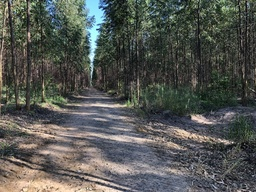
#> input picture images/shadowE.jpg, 256 x 192 px, shrunk from 685 x 514 before the run
$ jupyter execute Comparing_limiarization.ipynb
#> lines starting #> are read from the running program, lines starting #| are printed output that depends on the picture
# **Example of usefull application for shadow removal**
The result of implemented shadow removal algorithm was not perfect, but still could be usefull for some applications, for example navigable area in eucalyptus platation based on difference of color from forest/plant and the road.

This scenario's difficulty was actually experienced from me in a test I tried to implement to learn computer vision by myself on last year.

[cell 1]
import numpy as np
import imageio
import matplotlib.pyplot as plt
import matplotlib as mpl

With this in mind, this notebook aims to compare the Hue limiarization, using 'H' channel from HSV colorspace, on original scene with shadows and the unshadowed result obtained.

First step is to read both images, the original and the unshadowed result.

[cell 2]
""" Readding the original and unshadowed scenarios """

shadowed = imageio.imread("../images/shadowE.jpg")
#> shadowed is the input picture: shape (192, 256, 3); mean R, G, B 84.8, 87.4, 82.9
unshadowed = imageio.imread("4thTry.png")
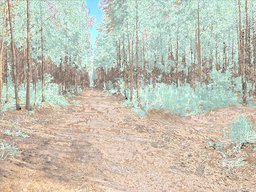
#> input picture notebook/4thTry.png, 256 x 192 px, shrunk from 685 x 514 before the run
#> unshadowed is the input picture: shape (192, 256, 3); mean R, G, B 195.7, 194.9, 179.9

plt.figure(figsize=(16,8))
plt.subplot(121);plt.imshow(shadowed);plt.title("original scene")
plt.subplot(122);plt.imshow(unshadowed);plt.title("unshadowed scene")
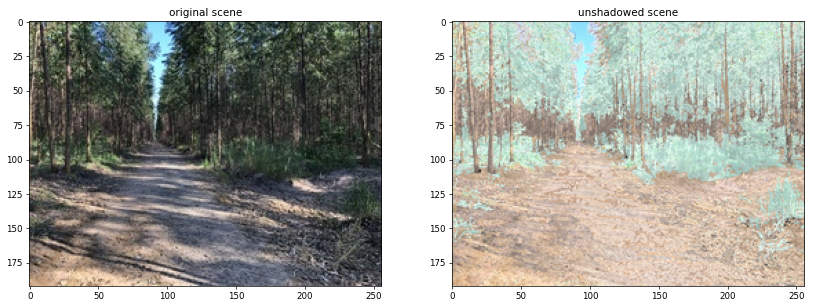
#> figure drawn by matplotlib, 2 panels

Next step is to convert both images colorspace from RGB to HSV and compare each channel from each images.
Observe the unshadowed image has a much "cleaner" road, since the shadow's crominance distortion was fixed with shadow removal algorithm.

For curiosity, observe that the value channel 'V' also shows that the luminance distortion from shadows was fixed.

[cell 3]
""" Converting colorspace from RGB to HSV """

hsv_shadow = mpl.colors.rgb_to_hsv(shadowed)
#> hsv_shadow: shape (192, 256, 3) float32; mean of channels 0, 1, 2 0.4, 0.2, 93.2
hsv_unshadow = mpl.colors.rgb_to_hsv(unshadowed)
#> hsv_unshadow: shape (192, 256, 3) float32; mean of channels 0, 1, 2 0.2, 0.2, 206.9

plt.figure(figsize=(16,8))
plt.subplot(231);plt.imshow(hsv_shadow[:,:,0]);plt.title("H shadow")
plt.subplot(232);plt.imshow(hsv_shadow[:,:,1]);plt.title("S shadow")
plt.subplot(233);plt.imshow(hsv_shadow[:,:,2]);plt.title("V shadow")
plt.subplot(234);plt.imshow(hsv_unshadow[:,:,0]);plt.title("H unshadow")
plt.subplot(235);plt.imshow(hsv_unshadow[:,:,1]);plt.title("S unshadow")
plt.subplot(236);plt.imshow(hsv_unshadow[:,:,2]);plt.title("V unshadow")
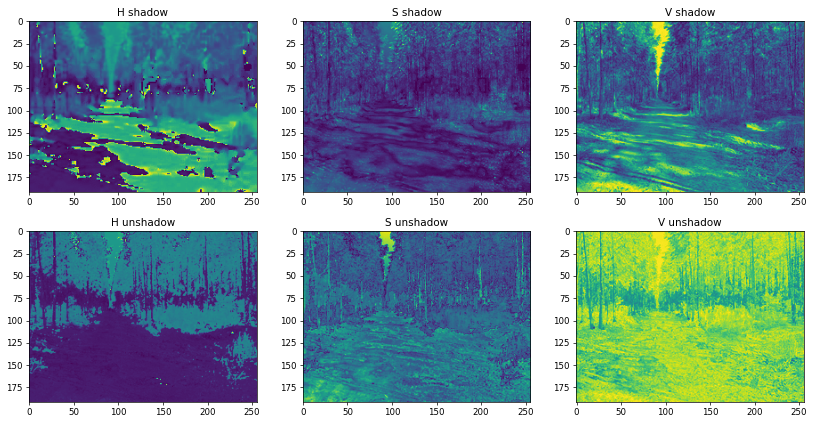
#> figure drawn by matplotlib, 6 panels

By limiarizing the images based on their Hue value it is obtained the following binary images, an as expected, from the unshadowed image the result was better, considering the road detection.

[cell 4]
""" Limiarization of images based on Hue thresholding (color) """

shadow_bin = np.zeros(shadowed[:,:,0].shape, dtype=np.uint8)
unshadow_bin = np.zeros(unshadowed[:,:,0].shape, dtype=np.uint8)

shadow_bin[np.where(hsv_shadow[:,:,0]>0.35)] = 1
unshadow_bin[np.where(hsv_unshadow[:,:,0]>0.35)] = 1
unshadow_bin[np.where(hsv_unshadow[:,:,0]>0.55)] = 0

plt.figure(figsize=(10,8))
plt.subplot(221);plt.imshow(hsv_shadow[:,:,0]);plt.title("Hue layer from shadowed image")
plt.subplot(222);plt.imshow(hsv_unshadow[:,:,0]);plt.title("Hue layer from unshadowed image")
plt.subplot(223);plt.imshow(shadow_bin);plt.title("binarized Hue shadowed image")
plt.subplot(224);plt.imshow(unshadow_bin);plt.title("binarized Hue unshadowed image")
# plt.savefig("shadowXunshadow_limiarization")
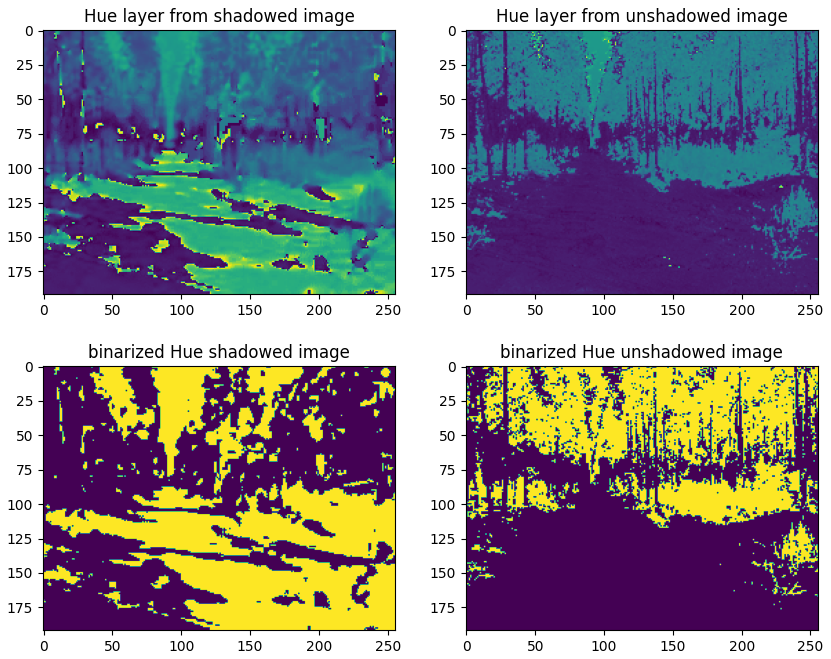
#> figure drawn by matplotlib, 4 panels

To finalize the navigable area detection, morphological operation functions were implemented (erosion and dilation), so the small noise dots could be removed andd the navigable region closed.

[cell 5]
""" Morphological filters """

# Erosion filter
def erode(img, kernel=np.array([[0,1,0],[1,1,1],[0,1,0]])):
    kernel = 1 - kernel
    k = kernel.shape[0]
    result = np.copy(img)

    N,M = img.shape
    for x in range(k//2,N-(k//2)):
        for y in range(k//2,M-(k//2)):
            if(img[x,y] == 0):
                for kx in range((-k//2)+1, (k//2)+1):
                    for ky in range((-k//2)+1, (k//2)+1):
                        if(kernel[k//2+kx,k//2+ky] == 0):
                            result[x+kx, y+ky] = img[x+kx, y+ky] * kernel[k//2+kx,k//2+ky]
    return result

# Dilation filter
def dilate(img, kernel=np.array([[0,1,0],[1,1,1],[0,1,0]])):
    k = kernel.shape[0]
    result = np.copy(img)

    N,M = img.shape
    for x in range(k//2,N-k//2):
        for y in range(k//2,M-k//2):
            if(img[x,y] == 1):
                for kx in range((-k//2)+1, (k//2)+1):
                    for ky in range((-k//2)+1, (k//2)+1):
                        if(kernel[k//2+kx,k//2+ky] == 1):
                            result[x+kx, y+ky] = result[x+kx, y+ky] or kernel[k//2+kx,k//2+ky]
    return result


diamond_k = np.array([[0,0,0,0,1,0,0,0,0],
                      [0,0,0,1,1,1,0,0,0],
                      [0,0,1,1,1,1,1,0,0],
                      [0,1,1,1,1,1,1,1,0],
                      [1,1,1,1,1,1,1,1,1],
                      [0,1,1,1,1,1,1,1,0],
                      [0,0,1,1,1,1,1,0,0],
                      [0,0,0,1,1,1,0,0,0],
                      [0,0,0,0,1,0,0,0,0]])

unshadow_bin_eroded = erode(unshadow_bin)
unshadow_bin_dilated = np.copy(unshadow_bin_eroded)

for n in range(8):
    unshadow_bin_dilated = dilate(unshadow_bin_dilated, diamond_k)

The final result of road detection can be seen below.

From this point was not developed, but an inverse perspective transformation could be done for the navigable area detection, in this way even small curves can be perceived.

[cell 6]
plt.figure(figsize=(16,5))
plt.subplot(131);plt.imshow(unshadow_bin);plt.title("limirazation")
plt.subplot(132);plt.imshow(unshadow_bin_eroded);plt.title("eroded with diamond kernel 3x3")
plt.subplot(133);plt.imshow(unshadow_bin_dilated);plt.title("dilated with diamond kernel 9x9")
# plt.savefig("navigable_area_detection")
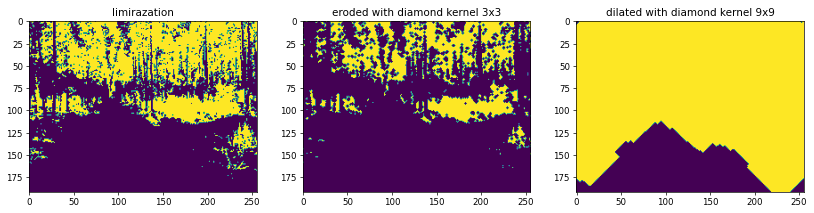
#> figure drawn by matplotlib, 3 panels
